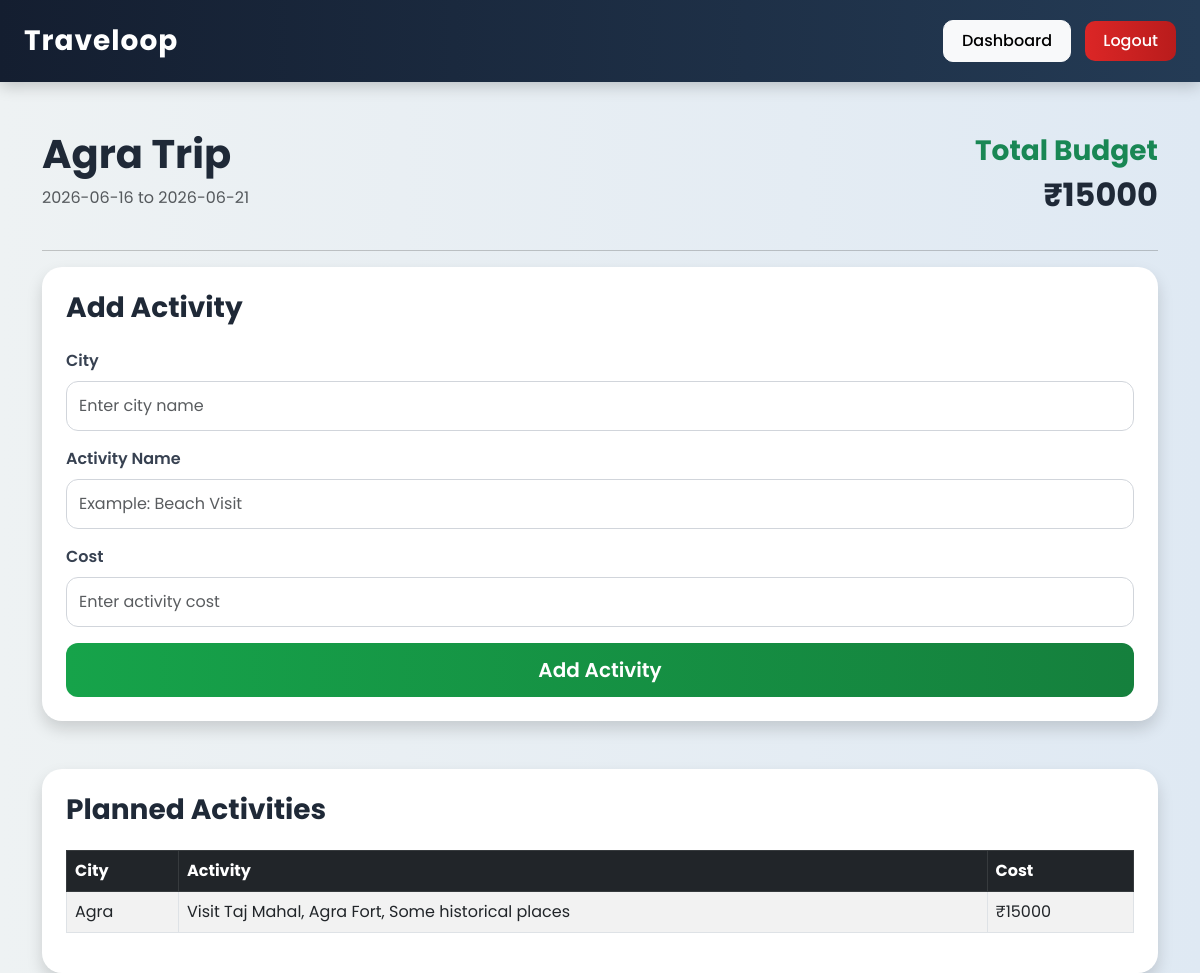
/itinerary/4 (signed in), run on the app's committed database.
### app.py (models this page shows)
class Trip(db.Model):
    id = db.Column(db.Integer, primary_key=True)
    trip_name = db.Column(db.String(100))
    start_date = db.Column(db.String(50))
    end_date = db.Column(db.String(50))
    description = db.Column(db.Text)
    user_id = db.Column(db.Integer, db.ForeignKey('user.id'))

class Activity(db.Model):
    id = db.Column(db.Integer, primary_key=True)
    city = db.Column(db.String(100))
    activity_name = db.Column(db.String(100))
    cost = db.Column(db.Integer)
    trip_id = db.Column(db.Integer, db.ForeignKey('trip.id'))

### app.py (the view, shortened to what this page needs)
@app.route('/itinerary/<int:trip_id>', methods=['GET', 'POST'])
@login_required
def itinerary(trip_id):
    trip = Trip.query.get(trip_id)
    activities = Activity.query.filter_by(
        trip_id=trip_id
    ).all()
    total_cost = 0
    for activity in activities:
        total_cost += activity.cost
    return render_template(
        'itinerary.html',
        trip=trip,
        activities=activities,
        total_cost=total_cost
    )

### app.py (called while the page is built)
@login_manager.user_loader
def load_user(user_id):
    return User.query.get(int(user_id))

### templates/itinerary.html
{% extends 'base.html' %}
{% block content %}
<div class="d-flex justify-content-between align-items-center mb-4">
    <div>
        <h1>
            {{ trip.trip_name }}
        </h1>
        <p class="text-muted">
            {{ trip.start_date }}
            to
            {{ trip.end_date }}
        </p>
    </div>
    <div class="text-end">
        <h3 class="text-success">
            Total Budget
        </h3>
        <h2>
            ₹{{ total_cost }}
        </h2>
    </div>
</div>
<hr>
<div class="card shadow p-4 mb-5">
    <h3 class="mb-4">
        Add Activity
    </h3>
    <form method="POST">
        <div class="mb-3">
            <label class="form-label">
                City
            </label>
            <input
                type="text"
                name="city"
                class="form-control"
                placeholder="Enter city name"
                required
            >
        </div>
        <div class="mb-3">
            <label class="form-label">
                Activity Name
            </label>
            <input
                type="text"
                name="activity_name"
                class="form-control"
                placeholder="Example: Beach Visit"
                required>
        </div>
        <div class="mb-3">
            <label class="form-label">
                Cost
            </label>
            <input
                type="number"
                name="cost"
                class="form-control"
                placeholder="Enter activity cost"
                required>
        </div>
        <div class="d-grid">
            <button
                type="submit"
                class="btn btn-success btn-lg">
                Add Activity
            </button>
        </div>
    </form>
</div>
<div class="card shadow p-4">
    <h3 class="mb-4">
        Planned Activities
    </h3>
    {% if activities %}
    <table class="table table-bordered table-striped">
        <thead class="table-dark">
            <tr>
                <th>
                    City
                </th>
                <th>
                    Activity
                </th>
                <th>
                    Cost
                </th>
            </tr>
        </thead>
        <tbody>
            {% for activity in activities %}
            <tr>
                <td>
                    {{ activity.city }}
                </td>
                <td>
                    {{ activity.activity_name }}
                </td>
                <td>
                    ₹{{ activity.cost }}
                </td>
            </tr>
            {% endfor %}
        </tbody>
    </table>
    {% else %}
    <div class="alert alert-info">
        No activities added yet.
        Start by adding your first travel activity.
    </div>
    {% endif %}
</div>
{% endblock %}

### static/style.css (style rules this page uses)
* { margin: 0; padding: 0; box-sizing: border-box; }
body { font-family: 'Poppins', sans-serif; background: linear-gradient( to right, #eef2f3, #dfe9f3 ); min-height: 100vh; color: #333; }
.card { border: none; border-radius: 20px; overflow: hidden; background: #ffffff; box-shadow: 0 8px 25px rgba(0,0,0,0.08); transition: all 0.3s ease; }
h1, h2, h3, h4 { font-weight: 700; color: #1f2937; }
p { color: #555; }
.form-label { font-weight: 600; margin-bottom: 8px; color: #374151; }
.form-control { border-radius: 12px; padding: 12px; border: 1px solid #d1d5db; transition: 0.3s; }
.btn { border-radius: 12px; padding: 12px 20px; font-weight: 600; transition: all 0.3s ease; }
.btn-success { background: linear-gradient( to right, #16a34a, #15803d ); border: none; }
.table { border-radius: 15px }

### data on the page
Trip: trip_name "Agra Trip", start_date "2026-06-16", end_date "2026-06-21"
Activity: city "Agra", activity_name "Visit Taj Mahal, Agra Fort, Some historical places", cost "15000"

### other printed values
{{ total_cost }} "15000"
